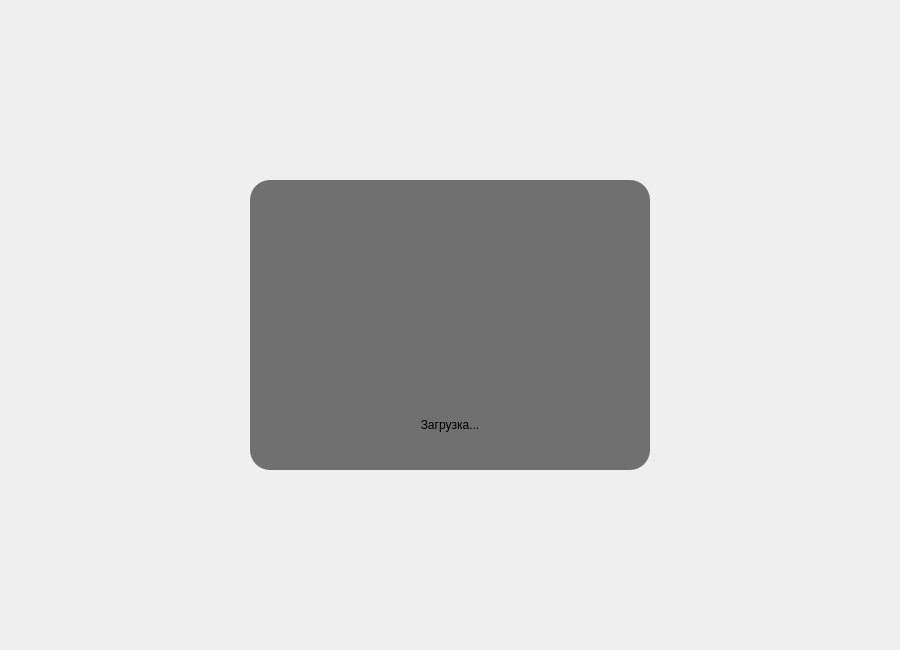
<?xml version="1.0" encoding="UTF-8"?>
<ui version="4.0">
 <class>LoadingScreen</class>
 <widget class="QWidget" name="LoadingScreen">
  <property name="geometry">
   <rect>
    <x>0</x>
    <y>0</y>
    <width>900</width>
    <height>650</height>
   </rect>
  </property>
  <property name="windowTitle">
   <string>Form</string>
  </property>
  <widget class="QWidget" name="loadScreen" native="true">
   <property name="geometry">
    <rect>
     <x>250</x>
     <y>180</y>
     <width>400</width>
     <height>290</height>
    </rect>
   </property>
   <property name="styleSheet">
    <string notr="true">background: #707070;
border-radius: 20px;
</string>
   </property>
   <widget class="QLabel" name="gifLabel">
    <property name="geometry">
     <rect>
      <x>150</x>
      <y>95</y>
      <width>100</width>
      <height>100</height>
     </rect>
    </property>
    <property name="styleSheet">
     <string notr="true"/>
    </property>
    <property name="text">
     <string/>
    </property>
   </widget>
   <widget class="QLabel" name="label">
    <property name="geometry">
     <rect>
      <x>100</x>
      <y>220</y>
      <width>200</width>
      <height>50</height>
     </rect>
    </property>
    <property name="text">
     <string>Загрузка...</string>
    </property>
    <property name="alignment">
     <set>Qt::AlignmentFlag::AlignCenter</set>
    </property>
   </widget>
  </widget>
 </widget>
 <resources/>
 <connections/>
</ui>
